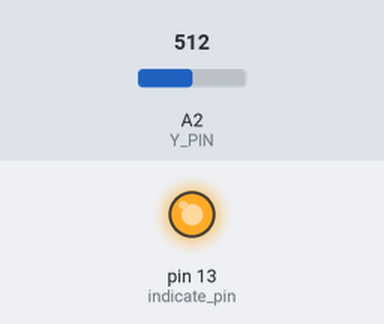
Recording of a sketch running on a simulated Arduino Uno, built with avr-gcc and run on an emulated ATmega328P. Shown: output pins drawn as LEDs (lit = HIGH). The test bench sets the inputs (shaded band); at power-on: A2 (Y_PIN) = 512. No radio packets arrive unless stated.

Above: at 0.6 s.
At 1.1 s:
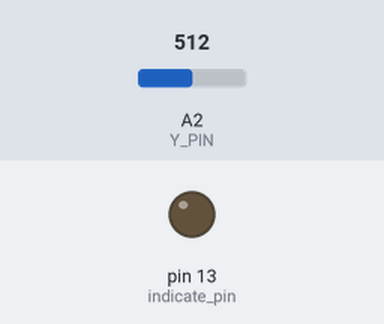
Timing chart, 0 to 2.6 s (numbered marks = the images above):
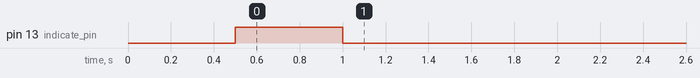

The sketch:

Bolid_uprav_OTPRAV.ino
```cpp
#include <VirtualWire.h>
const int tx_pin = 2;
const int indicate_pin = 13;
const int Y_PIN = A2;
const int X_PIN = A3;

void setup()
{
vw_set_tx_pin(tx_pin);
pinMode(indicate_pin, OUTPUT);
vw_setup(2000);
delay(500);
digitalWrite(indicate_pin, HIGH);
delay(500);
digitalWrite(indicate_pin, LOW);
  pinMode(Y_PIN, INPUT);
  pinMode(X_PIN, INPUT);
}


void loop()
{
    if (analogRead(Y_PIN)<=1024 && analogRead(Y_PIN)>=690){
      send("a");
      delay(1000);
    }
    if (analogRead(Y_PIN)<=512 && analogRead(Y_PIN)>=0) {
      send("b");
      delay(1000);
    }
}
void send (char *message)
{
vw_send((uint8_t *)message, strlen(message));
vw_wait_tx();
}
```
